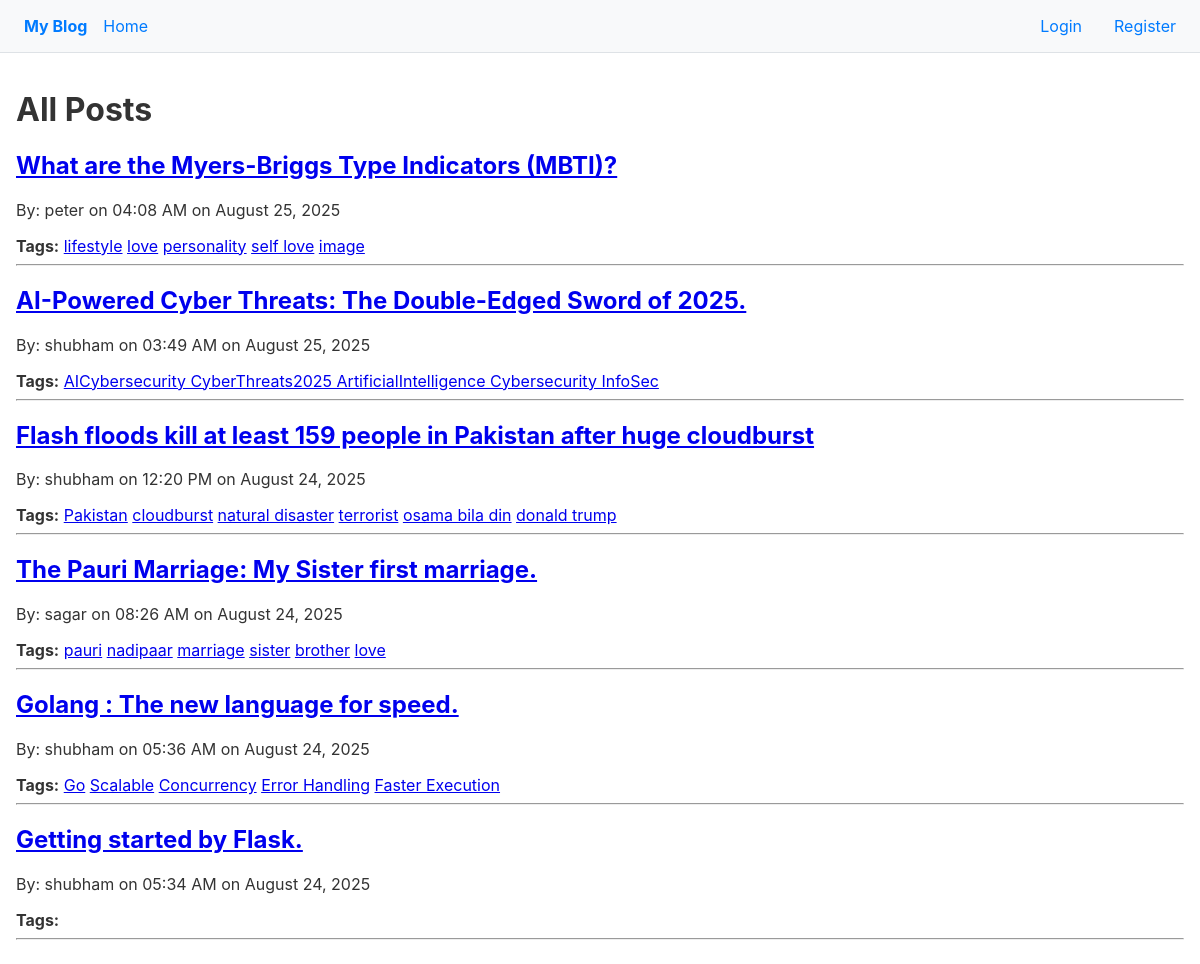
The page / on the database its author committed.
### models.py (models this page shows, shortened)
class Post(db.Model):
    __tablename__ = "posts"
    id = db.Column(db.Integer, primary_key=True)
    title = db.Column(db.String(255), nullable=False, unique=True)
    body = db.Column(db.Text, nullable=False)
    created_at = db.Column(db.DateTime, nullable=False, server_default=db.func.now())
    is_published = db.Column(db.Boolean())
    slug = db.Column(db.String(255))
    user_id = db.Column(db.Integer, db.ForeignKey("users.id"), nullable=False) #FK
    owner = db.relationship("User", back_populates="posts")
    tags = db.relationship("Tag", secondary="post_tags", back_populates="posts")
    comments = db.relationship('Comment', back_populates='post', cascade='all, delete-orphan')

class User(db.Model, UserMixin):
    __tablename__ = "users"
    id = db.Column(db.Integer, primary_key=True)
    username = db.Column(db.String(50), nullable=False, unique=True)
    email = db.Column(db.String(100), nullable=False, unique=True)
    password = db.Column(db.String(255), nullable=False)
    profile_picture = db.Column(db.String(255))
    about_me = db.Column(db.Text)
    created_at = db.Column(db.DateTime, nullable=False, server_default=db.func.now())
    posts = db.relationship("Post", back_populates="owner", cascade="all, delete-orphan")
    comments = db.relationship("Comment", back_populates="")
    comments = db.relationship('Comment', back_populates='author')
    followers = db.relationship(
        "User",
        secondary="follows",
        primaryjoin = (follows.c.followed_id == id),
        secondaryjoin = (follows.c.follower_id == id),
        back_populates = "following"
    )
    following = db.relationship(
        "User",
        secondary="follows",
        primaryjoin = (follows.c.follower_id == id),
        secondaryjoin = (follows.c.followed_id == id),
        back_populates = "followers"
    )

class Tag(db.Model):
    __tablename__ = "tags"
    id = db.Column(db.Integer, primary_key=True)
    name = db.Column(db.String(50), nullable=False, unique=True)
    posts = db.relationship("Post", secondary="post_tags", back_populates="tags")

### app.py (the view)
@app.route("/")
def home():
    posts = Post.query.order_by(Post.created_at.desc()).all()
    return render_template("home.html", title="New Post", posts=posts)

### templates/home.html
{% extends "base.html" %}
{% block body %}
    {% if tag_name %}
    <h1>{{ tag_name }}</h1>
    {% else %}
    <h1>All Posts</h1>
    {% endif %}
    {% for post in posts %}
        <article>
            <h2><a href="{{ url_for('view_post', post_id=post.id) }}">{{ post.title }}</a></h2>
            <p>By: {{ post.owner.username }} on {{ post.created_at.strftime('%I:%M %p on %B %d, %Y')}}</p>
            <div>
               <strong>Tags:</strong>
                {% for tag in post.tags %}
                    <a href="{{ url_for('posts_by_tag', tag_name=tag.name) }}">{{ tag.name }}</a>
                {% endfor %}
            </div>
        </article>
        <hr>
    {% else %}
        <p>No posts have been created yet!</p>
    {% endfor %}
{% endblock %}

### templates/base.html (style rules this page uses)
body { font-family: -apple-system, BlinkMacSystemFont, "Segoe UI", Roboto, "Helvetica Neue", Arial, sans-serif; margin: 0; color: #333; }

### rows shown on the page
Post: title "What are the Myers-Briggs Type Indicators (MBTI)?", owner.username "peter", created_at "04:08 AM on August 25, 2025"
Tag: name "lifestyle"
Tag: name "love"
Tag: name "personality"
Tag: name "self love"
Tag: name "image"
Post: title "AI-Powered Cyber Threats: The Double-Edged Sword of 2025.", owner.username "shubham", created_at "03:49 AM on August 25, 2025"
Tag: name "AICybersecurity CyberThreats2025 ArtificialIntelligence Cybersecurity InfoSec"
Post: title "Flash floods kill at least 159 people in Pakistan after huge cloudburst", owner.username "shubham", created_at "12:20 PM on August 24, 2025"
Tag: name "Pakistan"
Tag: name "cloudburst"
Tag: name "natural disaster"
Tag: name "terrorist"
Tag: name "osama bila din"
Tag: name "donald trump"
Post: title "The Pauri Marriage: My Sister first marriage.", owner.username "sagar", created_at "08:26 AM on August 24, 2025"
Tag: name "pauri"
Tag: name "nadipaar"
Tag: name "marriage"
Tag: name "sister"
Tag: name "brother"
Post: title "Golang : The new language for speed.", owner.username "shubham", created_at "05:36 AM on August 24, 2025"
Tag: name "Go"
Tag: name "Scalable"
Tag: name "Concurrency"
Tag: name "Error Handling"
Tag: name "Faster Execution"
Post: title "Getting started by Flask.", owner.username "shubham", created_at "05:34 AM on August 24, 2025"
